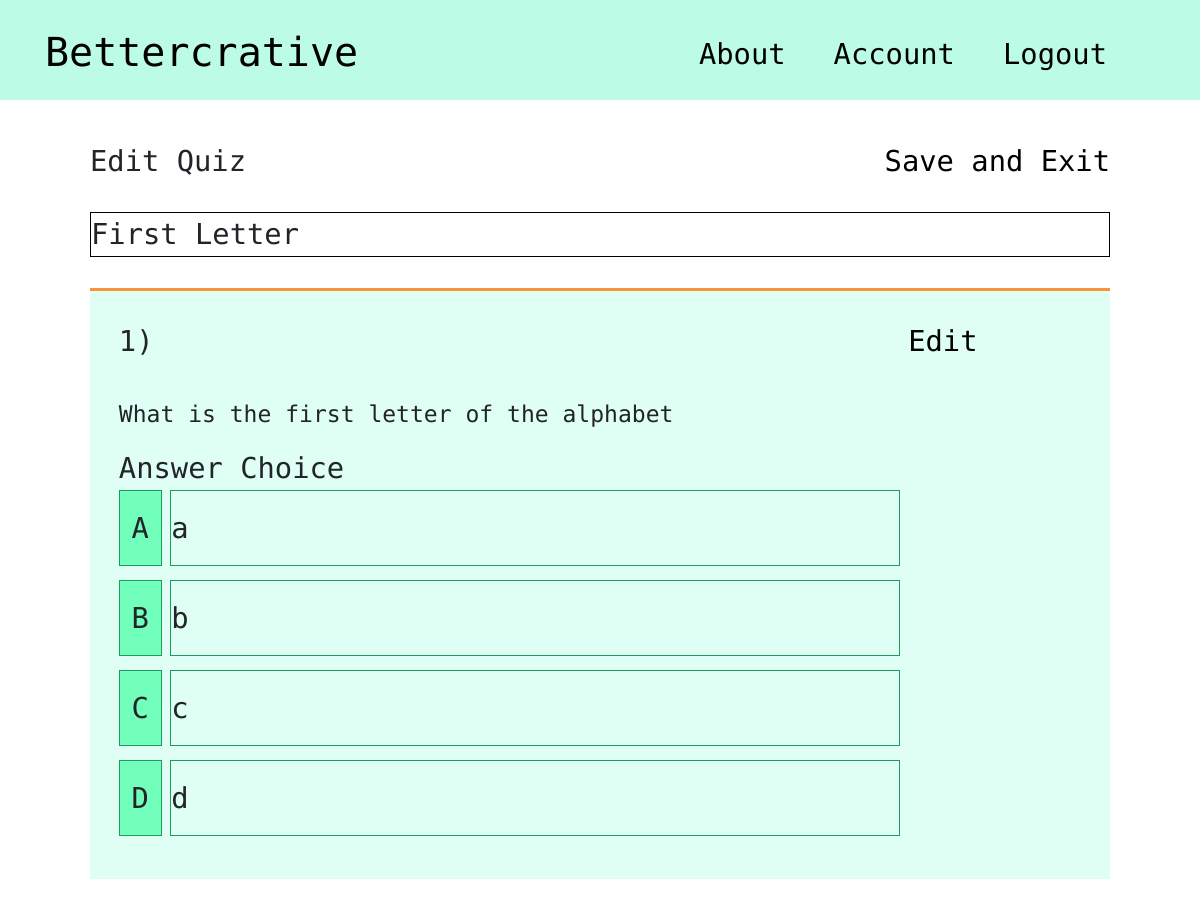
The page /quiz/1 (signed in) on the database its author committed.
### bettercrative/models.py (models this page shows, shortened)
class Quiz(db.Model):
    id = db.Column(db.Integer, primary_key=True)
    name = db.Column(db.String(50), nullable=False)
    question_content = db.Column(db.String, nullable=False)
    question_answers = db.relationship('Answer', backref='quiz', lazy=True, collection_class=list,
                                       cascade="all, delete, delete-orphan")
    date_created = db.Column(db.Date, nullable=False, default=datetime.today())
    user_id = db.Column(db.Integer, db.ForeignKey('user.id'), nullable=False)
    classroom_host_id = db.Column(db.Integer, db.ForeignKey('classroom.id'), nullable=True)
    active = db.Column(db.Boolean, nullable=True)

class Answer(db.Model):
    id = db.Column(db.Integer, primary_key=True)
    content = db.Column(db.Text, nullable=False)
    quiz_id = db.Column(db.Integer, db.ForeignKey('quiz.id'), nullable=False)
    correct = db.Column(db.Boolean, nullable=False, default=False)
    def __repr__(self):
        return f"{self.content}"

### bettercrative/quizzes/routes.py (the view)
@quizzes.route("/quiz/<int:id>")
@login_required
def quiz(id):
    quiz = Quiz.query.get_or_404(id)
    return render_template('quiz.html', title=quiz.name, quiz=quiz)

### bettercrative/models.py (called while the page is built)
@login_manager.user_loader
def load_user(id):
    return User.query.get(int(id))

### bettercrative/templates/quiz.html (shortened to what this page needs)
{% extends "layout.html" %}
{% block content %}
    <div id = "quiz-content-container">
        <div id = "editing-container">
            <div id = "edit-section">
                <div class ="headerSection">
                    <div class = "editSign">Edit Quiz</div>
                    <div class = "SaveExitBtn" > <a href ="#" >Save and Exit</a></div>
                </div>
            </div>
            <div id = "quiz-title">
                <div id="quizname">
                    {{quiz.name}}
                </div>
            </div>
            <div id = "questions">
                <div id = "given-question">
                    <div id = "question">
                        <div class = "multiple-choice">
                            <div class = "question-edit-header">
                                <div class="question-number">
                                    <label>{{quiz.id}})</label>
                                    <a id = "Quiz-Edit" href= "#"> Edit</a>
                                </div>
                            </div>
                            <p>{{quiz.question_content}}</p>
                            <div class = "answerchoices">
                                <div class = "menu">
                                    <div class = "answerchoices-header">
                                        Answer Choice
                                    </div>
                                </div>
                            </div>
                            {%for eachanswer in quiz.question_answers%}
                            <div class = "answerContainer reset">
                                <div class = "answerChoice">
                                    {%if quiz.question_answers.index(eachanswer) == 0%}
                                    <span class = "choice"> A </span>
                                    {%elif quiz.question_answers.index(eachanswer) == 1 %}
                                    <span class = "choice"> B</span>
                                    {%elif quiz.question_answers.index(eachanswer) == 2 %}
                                    <span class = "choice"> C</span>
                                    {%else %}
                                    <span class = "choice"> D</span>
                                    {%endif%}
                                    <div class = "answerBox">
                                        <div class = "answerBox-answer">
                                            {{eachanswer}}
                                        </div>
                                    </div>
                                </div>
                            {%endfor%}
                            </div>
                        </div>
                    </div>
                </div>
            </div>
        </div>
    </div>
{% endblock %}

### bettercrative/static/main.css (style rules this page uses)
body { background-attachment: fixed; font-family: 'Open Sans Condensed'; font-size: 180%; }
* { box-sizing: border-box; }
body:after { content: ' '; display: block; position: absolute; left: 0; top: 0; z-index: -1; width: 100%; height: 100%; }
#editing-container { position: relative; width:85%; margin:auto; cursor: default; font-family: "Source Code Pro"; }
div.headerSection::before { content: ""; display: table; }
div.headerSection::after { content: ""; display: table; clear: both; }
div.editSign { width:50%; margin:0; float:left; }
div.SaveExitBtn { margin-left: 0; float:right; position: relative; }
div.SaveExitBtn a { color: black; text-decoration: none; }
div#quiz-title { margin-top: 1em; width: 100%; }
div#quizname { border-width:1px; border-style: solid; border-color: black; }
div #question { margin-top:3%; }
div#question p { font-size: 80%; }
div.multiple-choice { padding: 1em; position: relative; background-color: rgb(223, 255, 244); border-top: 3px solid rgb(250, 146, 61); padding-right: 4.6em; min-height:15em; }
div.question-number::before { content:""; display: table; }
div.question-number:after { content:""; clear:both; display:table; }
div.question-number { margin-bottom:3%; }
a#Quiz-Edit { float:right; text-decoration: none; color:black; }
div.reset::after { content: ""; display: table; clear: both; }
div.answerChoice { margin-bottom: .5em; position: relative; float: left; width: 100%; }
span.choice { float: left; width: 5%; padding:.53em 0; background:rgb(113,255,187); border: 1px solid rgb(30,155,95); text-align: center; }
div.answerBox { width: 85%; float: left; margin-left: 1%; border: 1px solid rgb(30,155,95); padding: .53em 0; }

### rows shown on the page
Quiz: name "First Letter", id "1", question_content "What is the first letter of the alphabet"
Answer: shows "A", content "a"
Answer: shows "B", content "b"
Answer: shows "C", content "c"
Answer: shows "D", content "d"
